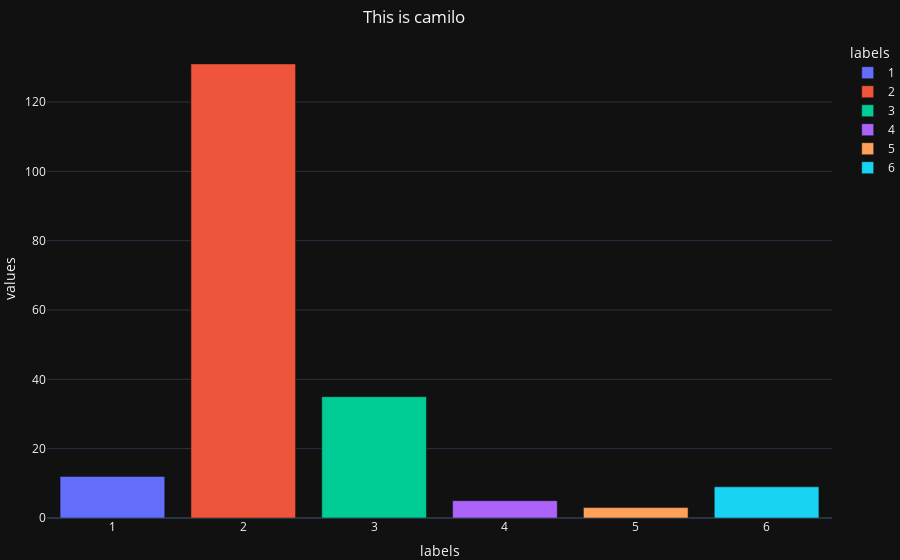

The cell this chart's notebook holds for it:
### Code cell
feg = px.bar( bar_data,x="labels", y="values", title="Wide-Form Input",color="labels",
# color_discrete_sequence=["red", "green", "blue", "goldenrod", "magenta","orange"]
)
feg.update_layout(
        autosize=False,
        margin=dict(
            l=0,
            r=0,
            b=0,
            t=40,
            pad=0
        ),
        template="plotly_dark",
        title={
        "text":"This is camilo",
        'y':0.98,
        'x':0.46,
        'xanchor': 'center',
        'yanchor': 'top'
        },
        # legend_traceorder="reversed",

    )

feg.show()

### Figure 1 — Plotly figure (JSON) as saved in the notebook; plotly's stock layout.template omitted (floating-point values rounded to 4 significant figures)
{"data": [{"alignmentgroup": "True", "hovertemplate": "labels=%{x}<br>values=%{y}<extra></extra>", "legendgroup": "1", "marker": {"color": "#636efa", "pattern": {"shape": ""}}, "name": "1", "offsetgroup": "1", "orientation": "v", "showlegend": true, "textposition": "auto", "type": "bar", "x": ["1"], "xaxis": "x", "y": [12], "yaxis": "y"}, {"alignmentgroup": "True", "hovertemplate": "labels=%{x}<br>values=%{y}<extra></extra>", "legendgroup": "2", "marker": {"color": "#EF553B", "pattern": {"shape": ""}}, "name": "2", "offsetgroup": "2", "orientation": "v", "showlegend": true, "textposition": "auto", "type": "bar", "x": ["2"], "xaxis": "x", "y": [131], "yaxis": "y"}, {"alignmentgroup": "True", "hovertemplate": "labels=%{x}<br>values=%{y}<extra></extra>", "legendgroup": "3", "marker": {"color": "#00cc96", "pattern": {"shape": ""}}, "name": "3", "offsetgroup": "3", "orientation": "v", "showlegend": true, "textposition": "auto", "type": "bar", "x": ["3"], "xaxis": "x", "y": [35], "yaxis": "y"}, {"alignmentgroup": "True", "hovertemplate": "labels=%{x}<br>values=%{y}<extra></extra>", "legendgroup": "4", "marker": {"color": "#ab63fa", "pattern": {"shape": ""}}, "name": "4", "offsetgroup": "4", "orientation": "v", "showlegend": true, "textposition": "auto", "type": "bar", "x": ["4"], "xaxis": "x", "y": [5], "yaxis": "y"}, {"alignmentgroup": "True", "hovertemplate": "labels=%{x}<br>values=%{y}<extra></extra>", "legendgroup": "5", "marker": {"color": "#FFA15A", "pattern": {"shape": ""}}, "name": "5", "offsetgroup": "5", "orientation": "v", "showlegend": true, "textposition": "auto", "type": "bar", "x": ["5"], "xaxis": "x", "y": [3], "yaxis": "y"}, {"alignmentgroup": "True", "hovertemplate": "labels=%{x}<br>values=%{y}<extra></extra>", "legendgroup": "6", "marker": {"color": "#19d3f3", "pattern": {"shape": ""}}, "name": "6", "offsetgroup": "6", "orientation": "v", "showlegend": true, "textposition": "auto", "type": "bar", "x": ["6"], "xaxis": "x", "y": [9], "yaxis": "y"}], "layout": {"autosize": false, "barmode": "relative", "legend": {"title": {"text": "labels"}, "tracegroupgap": 0}, "margin": {"b": 0, "l": 0, "pad": 0, "r": 0, "t": 40}, "title": {"text": "This is camilo", "x": 0.46, "xanchor": "center", "y": 0.98, "yanchor": "top"}, "xaxis": {"anchor": "y", "categoryarray": ["1", "2", "3", "4", "5", "6"], "categoryorder": "array", "domain": [0, 1], "title": {"text": "labels"}}, "yaxis": {"anchor": "x", "domain": [0, 1], "title": {"text": "values"}}}}
